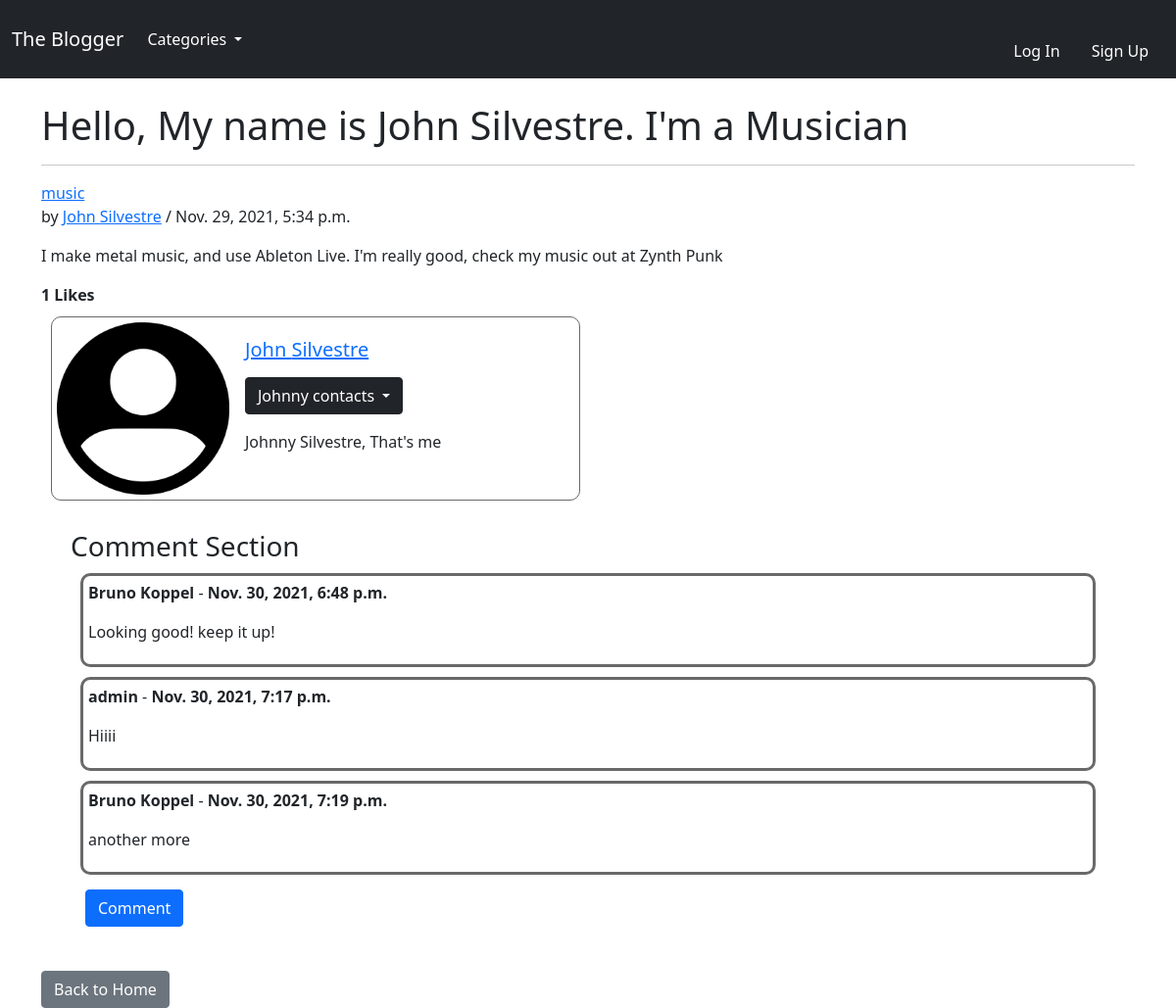
/post/6, run on an earlier commit of the app's database.
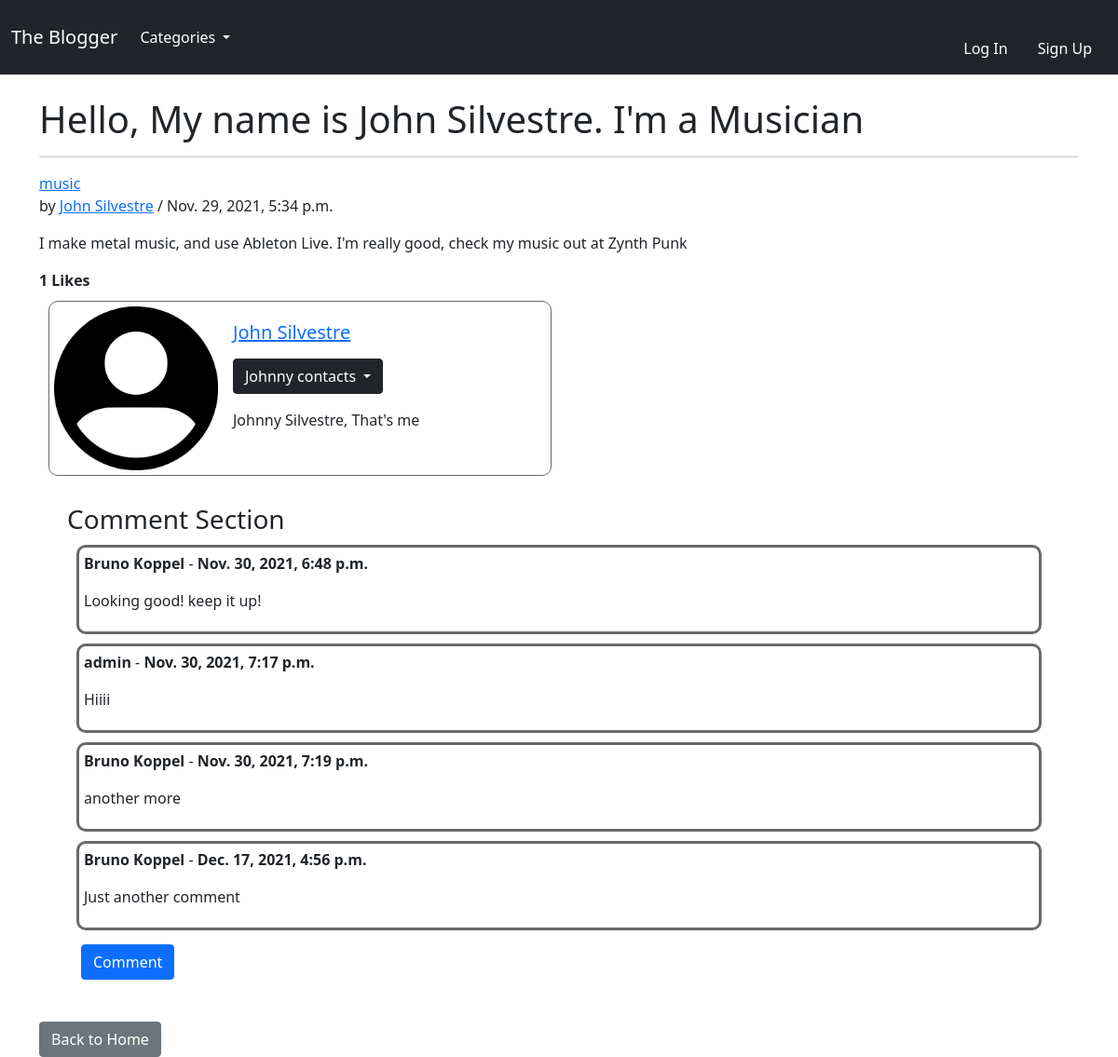
And on a later commit of the database.
### blogfeed/models.py (models this page shows, shortened)
class Comment(models.Model):
    post = models.ForeignKey(
        Post, related_name="comments", on_delete=models.CASCADE)
    name = models.CharField(max_length=255)
    body = models.TextField()
    date_added = models.DateTimeField(auto_now_add=True)

### blogfeed/views.py (the view)
# urls.py: path('post/<int:pk>', PostView.as_view(), name="post_details"),
class PostView(DetailView):
    model = Post
    template_name = 'posts/post_details.html'
    def get_context_data(self, *args, **kwargs):
        category_list = Category.objects.all()
        post = get_object_or_404(Post, id=self.kwargs['pk'])
        liked = False
        if post.likes.filter(id=self.request.user.id).exists():
            liked = True
        context = super(PostView, self).get_context_data(*args, **kwargs)
        context["category_list"] = category_list
        context["total_likes"] = post.total_likes()
        context["liked"] = liked
        return context

### blogfeed/models.py (called while the page is built)
    def __str__(self):
        return self.name

    def total_likes(self):
        return self.likes.count()

### blogfeed/templates/posts/post_details.html (shortened to what this page needs)
{% extends 'base.html' %}
{% load static %}
{% block content %}
<h1>{{ post.title }}</h1>
<hr>
<a href="{% url 'category' post.category|slugify %}">{{ post.category }}</a>
<p>by
  <a href="{% url 'profile_page' post.author.profile.id %}">{{ post.author.first_name }} {{ post.author.last_name }}</a>
  / {{ post.date_added }}</p>
<p>{{ post.body | safe }}</p>
<form action="{% url 'post_like' post.pk %}" method="POST">
  {% if liked %}
  <span><b>{{ total_likes }} Likes</b></span>
  {% if user.is_authenticated %}
  <button type="submit" , name="post_id" value="{{ post.id }}" class="btn btn-danger">UnLike</button>
  {% endif %}
  {% else %}
  <span><b>{{ total_likes }} Likes</b></span>
  {% endif %}
</form>
<div class="card mb-3"
  style="max-width: 540px; margin: 10px; padding: 5px; border-style: solid; border-radius: 10px; border-color: dimgrey;">
  <div class="row g-0">
    <div class="col-md-4">
      {% if post.author.profile.profile_picture %}
      <a href="{% url 'profile_page' post.author.profile.id %}">
        <img src="{{ post.author.profile.profile_picture.url }}" class="img-fluid rounded-start">
      </a>
      {% else %}
      <a href="{% url 'profile_page' post.author.profile.id %}">
        <img src="{% static 'blogfeed/images/default_profile_picture.png' %}" class="img-fluid rounded-start">
      </a>
      {% endif %}
    </div>
    <div class="col-md-8">
      <div class="card-body">
        <a href="{% url 'profile_page' post.author.profile.id %}">
          <h5 class="card-title">{{ post.author.first_name }} {{ post.author.last_name }}</h5>
        </a>
        <p class="card-text">
          <div class="dropdown">
            <button class="btn btn-dark dropdown-toggle" type="button" id="dropdownMenuButton1"
              data-bs-toggle="dropdown" aria-expanded="false">
              {{ post.author.username }} contacts
            </button>
          </div>
        </p>
        {% if post.author.profile.bio %}
        <p class="card-text">
          {{ post.author.profile.bio }}
        </p>
        {% else %}
        <p class="card-text text-muted">
          No bio provided
        </p>
        {% endif %}
      </div>
    </div>
  </div>
</div>
<div style="margin: 20px; padding: 10px;">
  <h3>Comment Section</h3>
  {% if post.comments.all %}
  {% for comment in post.comments.all %}
  <div style="margin: 10px; padding: 5px; border-style: solid; border-radius: 10px; border-color: dimgrey;">
    <p><b>{{ comment.name }}</b> - <b>{{ comment.date_added }}</b></p>
    <p>{{ comment.body }}</p>
  </div>
  {% endfor %}
  <div style="margin: 10px; padding: 5px;">
    <a href="{% url 'add_comment' post.pk %}" class="btn btn-primary">Comment</a>
  </div>
  {% endif %}
</div>
<div>
  <a href="{% url 'home' %}" class="btn btn-secondary">Back to Home</a>
</div>
{% endblock %}

What changed in the data, as far as the page shows it:
added Comment: name "Bruno Koppel", date_added "Dec. 17, 2021, 4:56 p.m.", body "Just another comment"
